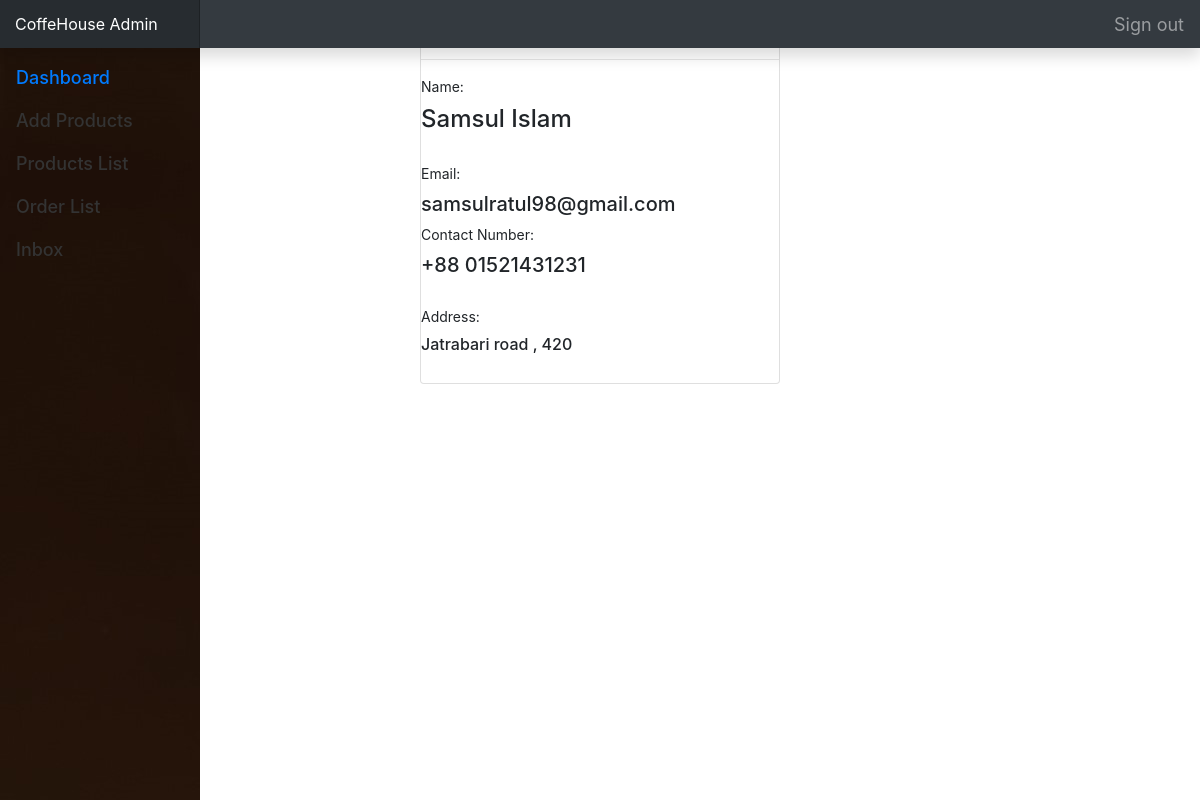
Screenshot of /admin/customer.php?custId=2 (signed in) with the database file from the repository.
### tables this page shows
CREATE TABLE `customer` (
  `customerId` int(11) NOT NULL,
  `firstname` varchar(255) NOT NULL,
  `lastname` varchar(255) NOT NULL,
  `address` varchar(255) NOT NULL,
  `phone` varchar(255) NOT NULL,
  `email` varchar(30) NOT NULL,
  `pass` varchar(32) NOT NULL,
  `gender` varchar(30) NOT NULL
);

### lib/Database.php (called while the page is built, shortened)
<?php
Class Database{
 public $host   = DB_HOST;
 public $user   = DB_USER;
 public $pass   = DB_PASS;
 public $dbname = DB_NAME;
 public $link;
private function connectDB(){
 $this->link = new mysqli($this->host, $this->user, $this->pass,
  $this->dbname);
 }
public function select($query){
  $result = $this->link->query($query) or die($this->link->error.__LINE__);
  if($result->num_rows > 0){
    return $result;
  } else {
    return false;
  }
 }
}

### classes/Customer.php (called while the page is built, shortened)
<?php
    $filepath = realpath(dirname(__FILE__));
    include_once($filepath."/../lib/Database.php");
?>
<?php
class Customer {
    private $db;
    public function __construct() {
        $this->db = new Database();
    }
	public function getCustomerData($id){
        $query = "SELECT * FROM customer WHERE customerId = '$id'";
        $result = $this->db->select($query);
        return $result;
    }
}
?>

### admin/customer.php (the view, shortened to what this page needs)
<?php include("inc/header.php");?>
<?php include("inc/sidebar.php");?>
<?php include("../classes/Customer.php");?>
<?php
    $cmr = new Customer();
	if(!isset($_GET['custId']) || $_GET['custId'] == NULL){
        echo "<script>window.location = '404.php'; </script>";
    } else{
        $id = $_GET['custId'];
    }
?>
<div class="container-fluid  bg-gray pb-5">
	<br>
	<br>
	<div class="container-fluid" >
		<div class="row"  >
		    <div class="col-md-4">
            </div>
			<div class="col-md-4">
				<div class="card card-user">
					<?php
						$getdata = $cmr->getCustomerData($id);
						if($getdata){
							while($result = $getdata->fetch_assoc()){
					?>
					<hr>
					<div>
						<label>Name:</label>
						<h4><?php echo $result['firstname'];?> <?php echo $result['lastname'];?></h4>
					</div>
					<br>
					<div>
						<label>Email:</label>
						<h5><?php echo $result['email'];?></h5>
					</div>
					<div>
						<label>Contact Number:</label>
						<h5>+88 <?php echo $result['phone'];?></h5>
					</div>
					<br>
					<div>
						<label>Address:</label>
						<h6><?php echo $result['address'];?></h6>
					</div>
					<br>
					<?php
							}
						}
					?>
				</div>
			</div>
		</div>
	</div>
</div>
<?php include("inc/footer.php");?>

### admin/css/dashboard.css (style rules this page uses)
body { font-size: .875rem; }

### rows the page displays
customer: firstname "Samsul", lastname "Islam", email "samsulratul98@gmail.com", phone "01521431231", address "Jatrabari road , 420"
